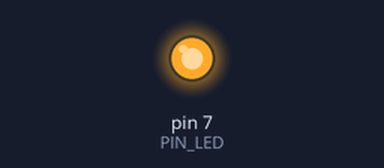
Simulated run of this sketch. Board: Arduino Uno, built with avr-gcc and run on an emulated ATmega328P. Shown: output pins drawn as LEDs (lit = HIGH).

Above: at 0.2 s.
Timing chart, 0 to 1.7 s (numbered marks = the images above):
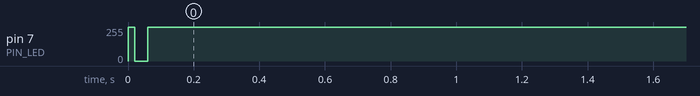

The sketch:

06c17.ino
```cpp
#define PIN_LED 7

int g_period = 10000;
int g_duty = 0;

void set_period(int period) {
  g_period = period;
}

void set_duty(int duty) {
  g_duty = duty;
}

void pwm_pulse() {
  int on_time = (g_period * g_duty) / 100;
  int off_time = g_period - on_time;

  if (on_time > 0) {
    digitalWrite(PIN_LED, LOW);
    delayMicroseconds(on_time);
  }
  if (off_time > 0) {
    digitalWrite(PIN_LED, HIGH);
    delayMicroseconds(off_time);
  }
}

void setup() {
  pinMode(PIN_LED, OUTPUT);
  digitalWrite(PIN_LED, HIGH);
  set_period(10000);
}

void loop() {
  for (int d = 0; d <= 100; d++) {
    set_duty(d);
    unsigned long start = millis();
    while (millis() - start < 5) {
      pwm_pulse();
    }
  }

  for (int d = 100; d >= 0; d--) {
    set_duty(d);
    unsigned long start = millis();
    while (millis() - start < 5) {
      pwm_pulse();
    }
  }
}
```

Measured:
- by itself, pin 7 (PIN_LED): 255/255 → 253/255 at 0.02 s, → 255/255 0.12 s later
